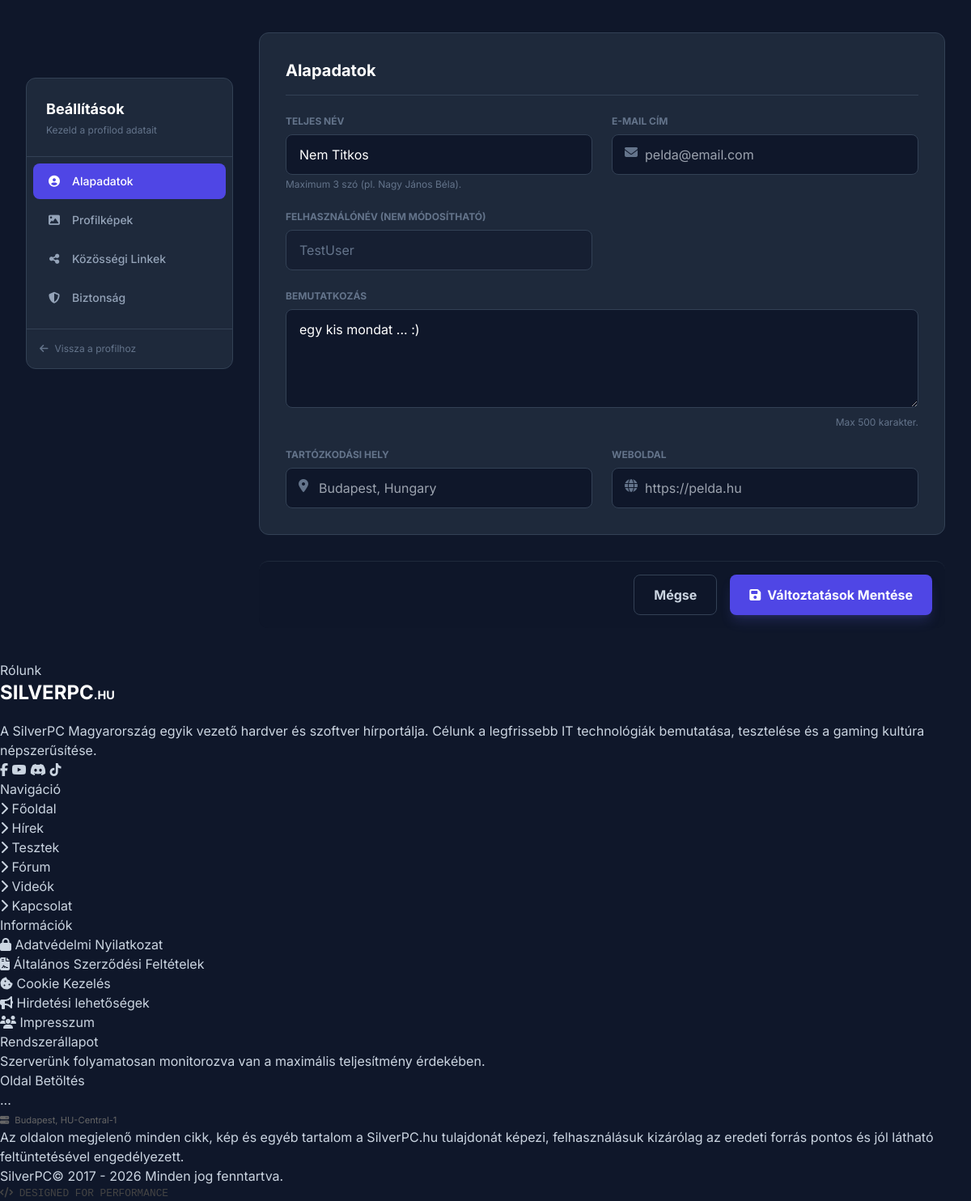
The app's page /profile_edit.php with its own data.
### tables this page shows
CREATE TABLE `qc_users` (
  `user_id` int(11) NOT NULL,
  `username` varchar(100) NOT NULL,
  `reputation_points` int(11) DEFAULT 0,
  `custom_title` varchar(100) DEFAULT NULL,
  `is_admin` tinyint(1) DEFAULT 0,
  `created_at` datetime DEFAULT current_timestamp(),
  `email` varchar(255) DEFAULT NULL,
  `full_name` varchar(255) DEFAULT NULL,
  `password_hash` varchar(255) DEFAULT NULL,
  `avatar` varchar(255) DEFAULT NULL,
  `bio` text DEFAULT NULL,
  `website` varchar(255) DEFAULT NULL,
  `social_links` text DEFAULT NULL,
  `location` varchar(100) DEFAULT NULL,
  `last_login` datetime DEFAULT NULL,
  `last_login_ip` varchar(45) DEFAULT NULL,
  `status` enum('active','suspended','banned','deleted') DEFAULT 'active',
  `deleted_at` datetime DEFAULT NULL,
  `role` enum('user','moderator','admin') DEFAULT 'user',
  `questions_count` int(11) DEFAULT 0,
  `answers_count` int(11) DEFAULT 0,
  `accepted_answers_count` int(11) DEFAULT 0,
  `comments_count` int(11) DEFAULT 0,
  `reactions_count` int(11) DEFAULT 0,
  `rank_title` varchar(100) DEFAULT 'Newbie',
  `cover_image` varchar(255) DEFAULT NULL
);

### functions.php (called while the page is built, shortened)
<?php
function getCurrentUser($pdo) {
    global $usr_id, $usr_username;
    if (defined('DEV_MODE') && DEV_MODE) {
        if (empty($usr_id)) {
            $usr_id = 999;
        }
    }
    if (!empty($usr_id) && $usr_id > 0) {
        $stmt = $pdo->prepare("SELECT * FROM qc_users WHERE user_id = ?");
        $stmt->execute([$usr_id]);
        $user = $stmt->fetch();
        return $user;
    }
    return null;
}
?>

### profile_edit.php (the view, shortened to what this page needs)
<?php
require_once __DIR__ . '/db_connect.php';
require_once __DIR__ . '/functions.php';
$currentUser = getCurrentUser($pdo);
$user = $currentUser;
?>
<!DOCTYPE html>
<html lang="hu">
<head>
    <script src="https://cdn.tailwindcss.com"></script>
    <link rel="stylesheet" href="https://cdnjs.cloudflare.com/ajax/libs/font-awesome/6.5.1/css/all.min.css" />
    <link rel="stylesheet" href="https://blog.silverpc.hu/v2/assets/css/layout.css">
</head>
<body class="bg-slate-900 text-slate-300 min-h-screen font-['Inter']">
<main class="max-w-7xl mx-auto px-4 sm:px-6 lg:px-8 py-10">
    <div class="flex flex-col md:flex-row gap-8">
        <aside class="w-full md:w-64 flex-shrink-0">
            <div class="bg-slate-800 rounded-xl border border-slate-700 overflow-hidden sticky top-24">
                <div class="p-6 border-b border-slate-700">
                    <h2 class="text-white font-bold text-lg">Beállítások</h2>
                    <p class="text-xs text-slate-500 mt-1">Kezeld a profilod adatait</p>
                </div>
                <nav class="p-2 space-y-1">
                    <button onclick="switchTab('basic')" id="tab-btn-basic" class="w-full text-left px-4 py-3 rounded-lg flex items-center gap-3 text-sm font-medium transition-colors bg-indigo-600 text-white">
                        <i class="fas fa-user-circle w-5 text-center"></i> Alapadatok
                    </button>
                    <button onclick="switchTab('images')" id="tab-btn-images" class="w-full text-left px-4 py-3 rounded-lg flex items-center gap-3 text-sm font-medium transition-colors text-slate-400 hover:bg-slate-700 hover:text-white">
                        <i class="fas fa-image w-5 text-center"></i> Profilképek
                    </button>
                    <button onclick="switchTab('social')" id="tab-btn-social" class="w-full text-left px-4 py-3 rounded-lg flex items-center gap-3 text-sm font-medium transition-colors text-slate-400 hover:bg-slate-700 hover:text-white">
                        <i class="fas fa-share-alt w-5 text-center"></i> Közösségi Linkek
                    </button>
                    <button onclick="switchTab('security')" id="tab-btn-security" class="w-full text-left px-4 py-3 rounded-lg flex items-center gap-3 text-sm font-medium transition-colors text-slate-400 hover:bg-slate-700 hover:text-white">
                        <i class="fas fa-shield-alt w-5 text-center"></i> Biztonság
                    </button>
                </nav>
                <div class="p-4 border-t border-slate-700 mt-2">
                    <a href="profile.php" class="text-slate-500 hover:text-white text-xs flex items-center gap-2 transition-colors">
                        <i class="fas fa-arrow-left"></i> Vissza a profilhoz
                    </a>
                </div>
            </div>
        </aside>
        <div class="flex-1 min-w-0">
            <form id="profile-form" onsubmit="return false;">
                <div id="tab-content-basic" class="tab-content space-y-6">
                    <div class="bg-slate-800 border border-slate-700 rounded-xl p-6 md:p-8">
                        <h3 class="text-xl font-bold text-white mb-6 border-b border-slate-700 pb-4">Alapadatok</h3>
                        <div class="grid grid-cols-1 md:grid-cols-2 gap-6">
                            <div class="col-span-2 md:col-span-1">
                                <label class="block text-xs font-bold uppercase text-slate-500 mb-2">Teljes Név</label>
                                <input type="text" name="full_name" id="full_name" value="<?php echo htmlspecialchars($user['full_name'] ?? ''); ?>" class="w-full bg-slate-900 border border-slate-700 rounded-lg px-4 py-3 text-white focus:outline-none focus:border-indigo-500 focus:ring-1 focus:ring-indigo-500 transition-colors" placeholder="Pl. Kovács János">
                                <p class="text-xs text-slate-500 mt-1">Maximum 3 szó (pl. Nagy János Béla).</p>
                            </div>
                            <div class="col-span-2 md:col-span-1">
                                <label class="block text-xs font-bold uppercase text-slate-500 mb-2">E-mail Cím</label>
                                <div class="relative">
                                    <i class="fas fa-envelope absolute left-4 top-3.5 text-slate-500"></i>
                                    <input type="email" name="email" value="<?php echo htmlspecialchars($user['email'] ?? ''); ?>" class="w-full bg-slate-900 border border-slate-700 rounded-lg pl-10 pr-4 py-3 text-white focus:outline-none focus:border-indigo-500 focus:ring-1 focus:ring-indigo-500 transition-colors" placeholder="pelda@email.com">
                                </div>
                            </div>
                            <div class="col-span-2 md:col-span-1">
                                <label class="block text-xs font-bold uppercase text-slate-500 mb-2">Felhasználónév (Nem módosítható)</label>
                                <input type="text" value="<?php echo htmlspecialchars($user['username']); ?>" disabled class="w-full bg-slate-900/50 border border-slate-700 rounded-lg px-4 py-3 text-slate-500 cursor-not-allowed">
                            </div>
                            <div class="col-span-2">
                                <label class="block text-xs font-bold uppercase text-slate-500 mb-2">Bemutatkozás</label>
                                <textarea name="bio" rows="4" class="w-full bg-slate-900 border border-slate-700 rounded-lg px-4 py-3 text-white focus:outline-none focus:border-indigo-500 focus:ring-1 focus:ring-indigo-500 transition-colors" placeholder="Írj magadról pár mondatot..."><?php echo htmlspecialchars($user['bio'] ?? ''); ?></textarea>
                                <p class="text-xs text-slate-500 mt-1 text-right">Max 500 karakter.</p>
                            </div>
                            <div class="col-span-2 md:col-span-1">
                                <label class="block text-xs font-bold uppercase text-slate-500 mb-2">Tartózkodási Hely</label>
                                <div class="relative">
                                    <i class="fas fa-map-marker-alt absolute left-4 top-3.5 text-slate-500"></i>
                                    <input type="text" name="location" value="<?php echo htmlspecialchars($user['location'] ?? ''); ?>" class="w-full bg-slate-900 border border-slate-700 rounded-lg pl-10 pr-4 py-3 text-white focus:outline-none focus:border-indigo-500 focus:ring-1 focus:ring-indigo-500 transition-colors" placeholder="Budapest, Hungary">
                                </div>
                            </div>
                            <div class="col-span-2 md:col-span-1">
                                <label class="block text-xs font-bold uppercase text-slate-500 mb-2">Weboldal</label>
                                <div class="relative">
                                    <i class="fas fa-globe absolute left-4 top-3.5 text-slate-500"></i>
                                    <input type="url" name="website" value="<?php echo htmlspecialchars($user['website'] ?? ''); ?>" class="w-full bg-slate-900 border border-slate-700 rounded-lg pl-10 pr-4 py-3 text-white focus:outline-none focus:border-indigo-500 focus:ring-1 focus:ring-indigo-500 transition-colors" placeholder="https://pelda.hu">
                                </div>
                            </div>
                        </div>
                    </div>
                </div>
                <div class="sticky bottom-0 bg-slate-900/90 backdrop-blur border-t border-slate-800 p-4 mt-8 flex justify-end gap-4 rounded-xl z-40">
                    <a href="profile.php" class="px-6 py-3 rounded-lg border border-slate-700 text-slate-300 font-bold hover:bg-slate-800 transition-colors">Mégse</a>
                    <button type="button" onclick="saveProfile()" class="px-6 py-3 rounded-lg bg-indigo-600 hover:bg-indigo-500 text-white font-bold shadow-lg shadow-indigo-500/20 transition-colors flex items-center gap-2">
                        <i class="fas fa-save"></i> Változtatások Mentése
                    </button>
                </div>
            </form>
        </div>
    </div>
</main>
    <footer class="footer_alul_wrapper">
        <div class="header-content-wrapper">
            <div class="footer_alul_grid">
                <div class="footer_alul_column">
                    <div class="footer_alul_heading">Rólunk</div>
                    <div class="logo-font text-2xl font-bold mb-4 text-white">
                        SILVER<span style="color: var(--win98-teal);">PC</span><span style="color: var(--cyber-teal); font-size: 0.6em;">.HU</span>
                    </div>
                    <p class="footer_alul_text">
                        A <span class="footer_alul_about_highlight">SilverPC</span> Magyarország egyik vezető hardver és szoftver hírportálja. Célunk a legfrissebb IT technológiák bemutatása, tesztelése és a gaming kultúra népszerűsítése.
                    </p>
                    <div class="footer_alul_socials">
                        <a href="#" class="footer_alul_social_btn"><i class="fab fa-facebook-f"></i></a>
                        <a href="#" class="footer_alul_social_btn"><i class="fab fa-youtube"></i></a>
                        <a href="#" class="footer_alul_social_btn"><i class="fab fa-discord"></i></a>
                        <a href="#" class="footer_alul_social_btn"><i class="fab fa-tiktok"></i></a>
                    </div>
                </div>
                <div class="footer_alul_column">
                    <div class="footer_alul_heading">Navigáció</div>
                    <ul class="footer_alul_links">
                        <li><a href="#" class="footer_alul_link_item"><i class="fas fa-chevron-right"></i> Főoldal</a></li>
                        <li><a href="#" class="footer_alul_link_item"><i class="fas fa-chevron-right"></i> Hírek</a></li>
                        <li><a href="#" class="footer_alul_link_item"><i class="fas fa-chevron-right"></i> Tesztek</a></li>
                        <li><a href="#" class="footer_alul_link_item"><i class="fas fa-chevron-right"></i> Fórum</a></li>
                        <li><a href="#" class="footer_alul_link_item"><i class="fas fa-chevron-right"></i> Videók</a></li>
                        <li><a href="#" class="footer_alul_link_item"><i class="fas fa-chevron-right"></i> Kapcsolat</a></li>
                    </ul>
                </div>
                <div class="footer_alul_column">
                    <div class="footer_alul_heading">Információk</div>
                    <ul class="footer_alul_links">
                        <li><a href="#" class="footer_alul_link_item"><i class="fas fa-lock"></i> Adatvédelmi Nyilatkozat</a></li>
                        <li><a href="#" class="footer_alul_link_item"><i class="fas fa-file-contract"></i> Általános Szerződési Feltételek</a></li>
                        <li><a href="#" class="footer_alul_link_item"><i class="fas fa-cookie-bite"></i> Cookie Kezelés</a></li>
                        <li><a href="#" class="footer_alul_link_item"><i class="fas fa-bullhorn"></i> Hirdetési lehetőségek</a></li>
                        <li><a href="#" class="footer_alul_link_item"><i class="fas fa-users"></i> Impresszum</a></li>
                    </ul>
                </div>
                <div class="footer_alul_column">
                    <div class="footer_alul_heading">Rendszerállapot</div>
                    <p class="footer_alul_text">Szerverünk folyamatosan monitorozva van a maximális teljesítmény érdekében.</p>
                    <div class="footer_alul_speed_box">
                        <div class="footer_alul_speed_label">
                            <span>Oldal Betöltés</span>
                        </div>
                        <div id="page-speed-display" class="footer_alul_speed_value">...</div>
                        <div style="font-size: 0.7rem; color: #666; margin-top: 5px;">
                            <i class="fas fa-server mr-1"></i> Budapest, HU-Central-1
                        </div>
                    </div>
                </div>
            </div>
        </div>
        <div class="footer_alul_copyright_section">
            <div class="header-content-wrapper">
                <p class="footer_alul_legal_text">
                    Az oldalon megjelenő minden cikk, kép és egyéb tartalom a SilverPC.hu tulajdonát képezi, felhasználásuk kizárólag az eredeti forrás pontos és jól látható feltüntetésével engedélyezett.
                </p>
                <div class="footer_alul_bottom_flex">
                    <div class="footer_alul_year">
                        <span class="footer_alul_logo_sm">SilverPC©</span>
                        <span id="copyright-year">2017 - 2026</span> Minden jog fenntartva.
                    </div>
                    <div style="font-size: 0.8rem; color: #444; font-family: 'Courier New', monospace;">
                        <i class="fas fa-code text-[--matrix-green]"></i> DESIGNED FOR PERFORMANCE
                    </div>
                </div>
            </div>
        </div>
    </footer>
</body>
</html>

### records on screen
qc_users: full_name "Nem Titkos", username "TestUser", bio "egy kis mondat ... :)"
